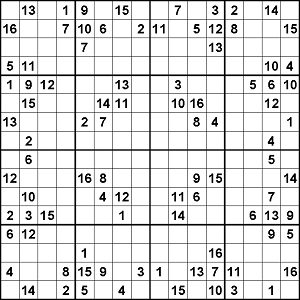
#> input picture backend/resources/16x16_Sudoku.webp, 300 x 300 px
$ python -i size_detection.py   (imports and definitions only)
#> lines starting #> are read from the running program, lines starting #| are printed output that depends on the picture; after the words box and inside, x2 and y2 are one past the last pixel; in counts of white or black regions, pixels touching at a corner belong together
#> further down, picture is the input picture: shape (300, 300, 3); min 0, max 255, mean 222.6
# Lib imports
import time

import cv2
import numpy as np
import os
import copy
from PIL import Image
import pytesseract

# Set the path to the Tesseract executable
pytesseract.pytesseract.tesseract_cmd = r'E:\Tesseract OCR\tesseract.exe'


# Ensure the "outputs" folder exists
output_folder = 'outputs'
# [1 line not run here, left out]


color_yellow = (0, 255, 255)  # Yellow
color_purple = (128, 0, 128)  # Purple
color_orange = (0, 165, 255)  # Orange
color_green = (0, 255, 0)  # Green
color_red = (0, 0, 255)  # Red
color_blue = (255, 0, 0)  # Blue
color_light_blue = (255, 165, 0)  # Light Blue
color_pink = (147, 20, 255)  # Pink
color_teal = (128, 128, 0)  # Teal
color_gray = (169, 169, 169)  # Gray
color_black = (0 , 0 , 0) # Black

# Global variables
initial_desctiprion_reported = False # if False, it waiting to print them for once, else it will not print again
total_iterations = 0
first_time=True
total_vertical_lines_length = 0
puzzle_size = None

circle_radius_ratio = 0.44

# # Video capture
# def initialize_video_capture(device_index=0):
#     """
#     Initialize video capture from the webcam.
#     :param device_index: Index of the webcam device.
#     :return: VideoCapture object.
#     """
#     return cv2.VideoCapture(device_index)


# Video capture
# [15 lines left out: function initialize_video_capture, not called in this run]


# Basic Image Processing
def image_processing(frame):
    """
    Apply image processing steps to detect edges in the frame.
    :param frame: Input frame.
    :return: Edges detected in the frame.
    """
    gray = cv2.cvtColor(frame, cv2.COLOR_BGR2GRAY)
    blurred = cv2.GaussianBlur(gray, (5, 5), 0)
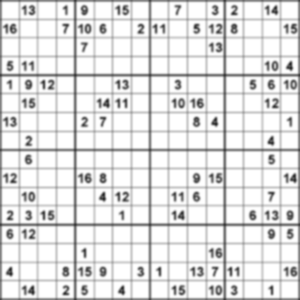
#> blurred: shape (300, 300); min 46, max 255, mean 223.5
    edges = cv2.Canny(blurred, 50, 150)
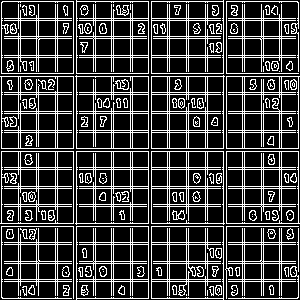
#> edges: shape (300, 300); 23.5% white in thin lines or dots
    return edges

# Finding Contours
# [346 lines left out: functions find_contours, draw_contour, cluster_lines, draw_lines_on_image, sort_lines, check_and_update_gaps and 8 more, not called in this run]
    # cv2.imshow('Sudoku Recognition', resized_frame)

>>> import cv2
>>> picture = cv2.imread('resources/16x16_Sudoku.webp')
>>> result = image_processing(picture)

$ run again, on backend/resources/1024px-Pattern_Grid_16x16.png
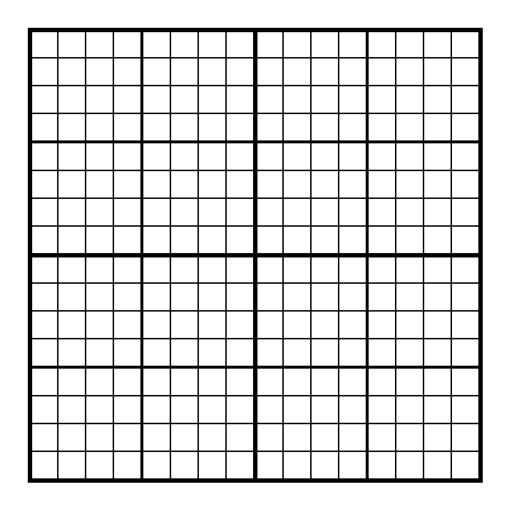
#> input picture backend/resources/1024px-Pattern_Grid_16x16.png, 1024 x 1024 px (shown at 1/2 size)
#> picture is the input picture: shape (1024, 1024, 3); min 0, max 255, mean 223.9
#> in image_processing, `blurred = cv2.GaussianBlur(gray, (5, 5), 0)`:
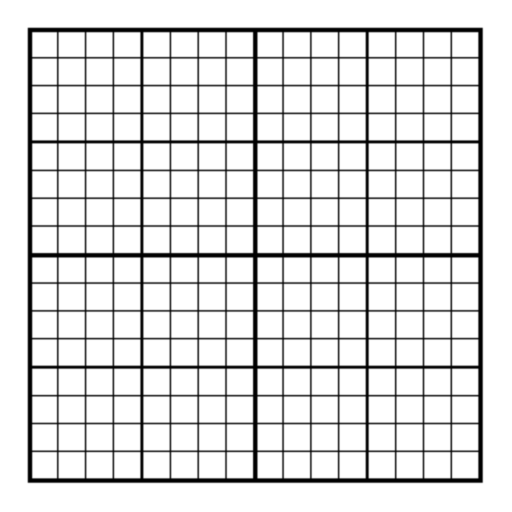
#> blurred: shape (1024, 1024) (shown at 1/2 size); min 0, max 255, mean 223.9
#> in image_processing, `edges = cv2.Canny(blurred, 50, 150)`:
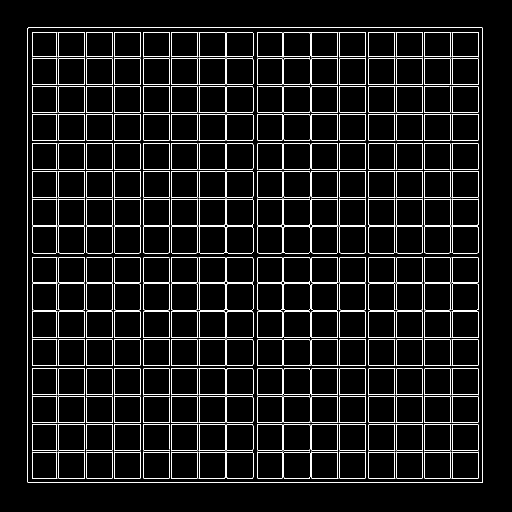
#> edges: shape (1024, 1024) (shown at 1/2 size); 5.4% white in thin lines or dots, all inside (x1, y1, x2, y2) = (55, 55, 966, 966)

$ run again, on backend/resources/EeocMjzU4AAbr5b.png
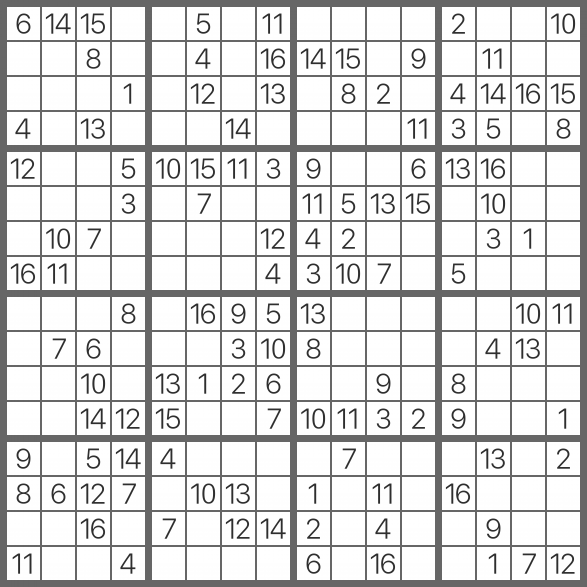
#> input picture backend/resources/EeocMjzU4AAbr5b.png, 587 x 587 px
#> picture is the input picture: shape (587, 587, 3); min 46, max 255, mean 217.7
#> in image_processing, `blurred = cv2.GaussianBlur(gray, (5, 5), 0)`:
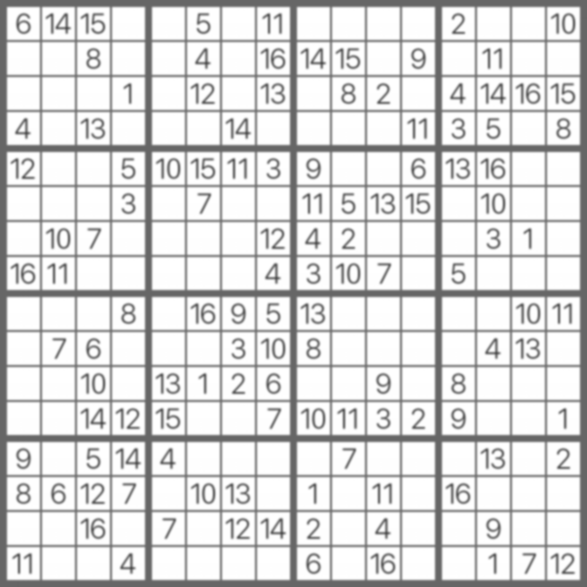
#> blurred: shape (587, 587); min 84, max 255, mean 217.7
#> in image_processing, `edges = cv2.Canny(blurred, 50, 150)`:
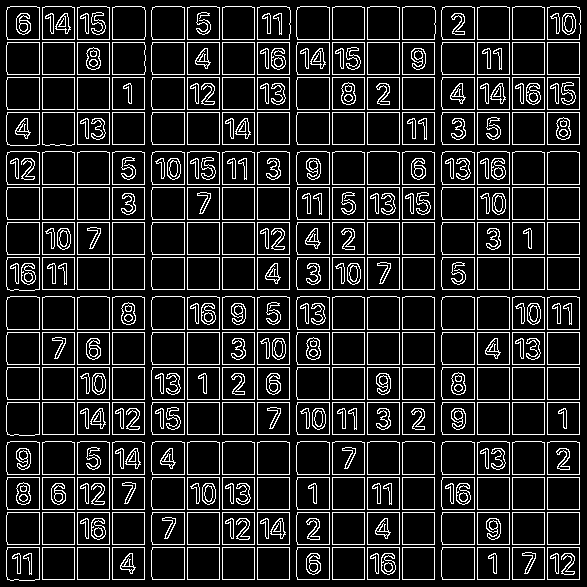
#> edges: shape (587, 587); 14.1% white in thin lines or dots
